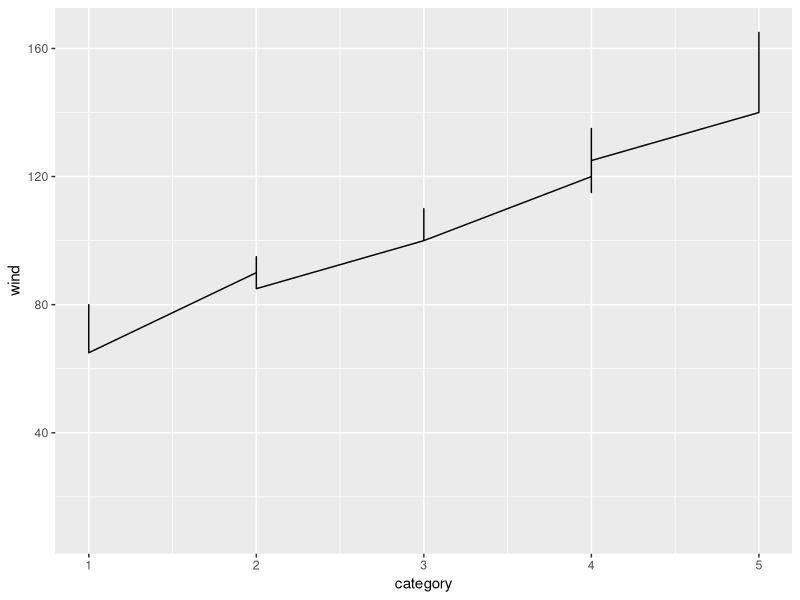

This figure's R source:
## ---- chunk 1
library(tidyverse)
library(ggplot2)
## ---- chunk 2
storms %>%
  ggplot (mapping = aes (x = category, y = wind))+
  geom_line()
